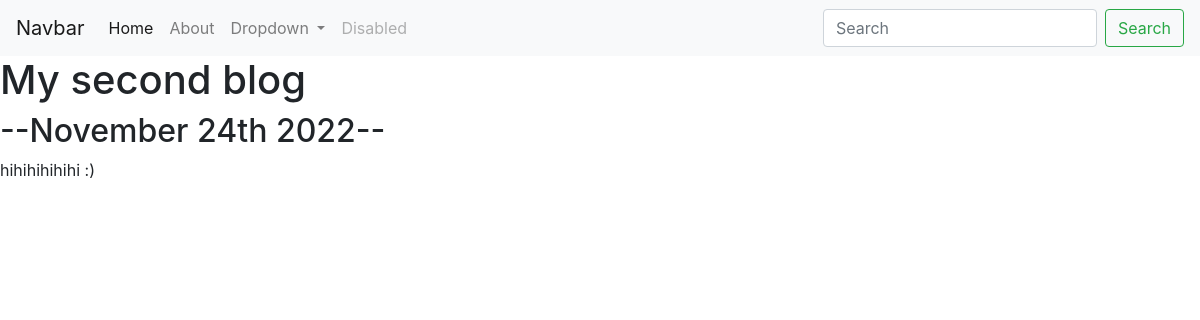
The app's page /blog/2/ with its own data.
### blog/models.py (models this page shows, shortened)
class Blog(models.Model):
    Title = models.CharField(max_length=200)
    Date = models.DateField()
    Text = models.TextField()

### blog/views.py (the view)
# urls.py: path("<int:blog_id>/", views.detail, name="detail"),
def detail(request, blog_id):
    blog = get_object_or_404(Blog, pk=blog_id)
    return render(request, 'blog/detail.html', {'blog':blog})

### blog/templates/blog/detail.html
{% extends 'portfolio/base.html' %}
{% block content %}
<h1>{{ blog.Title }}</h1>
<h2>--{{ blog.Date|date:'F jS Y' }}--</h2>
{{ blog.Text|safe }}
{% endblock %}

### records on screen
Blog: Title "My second blog", Date "November 24th 2022", Text "hihihihihihi :)"
